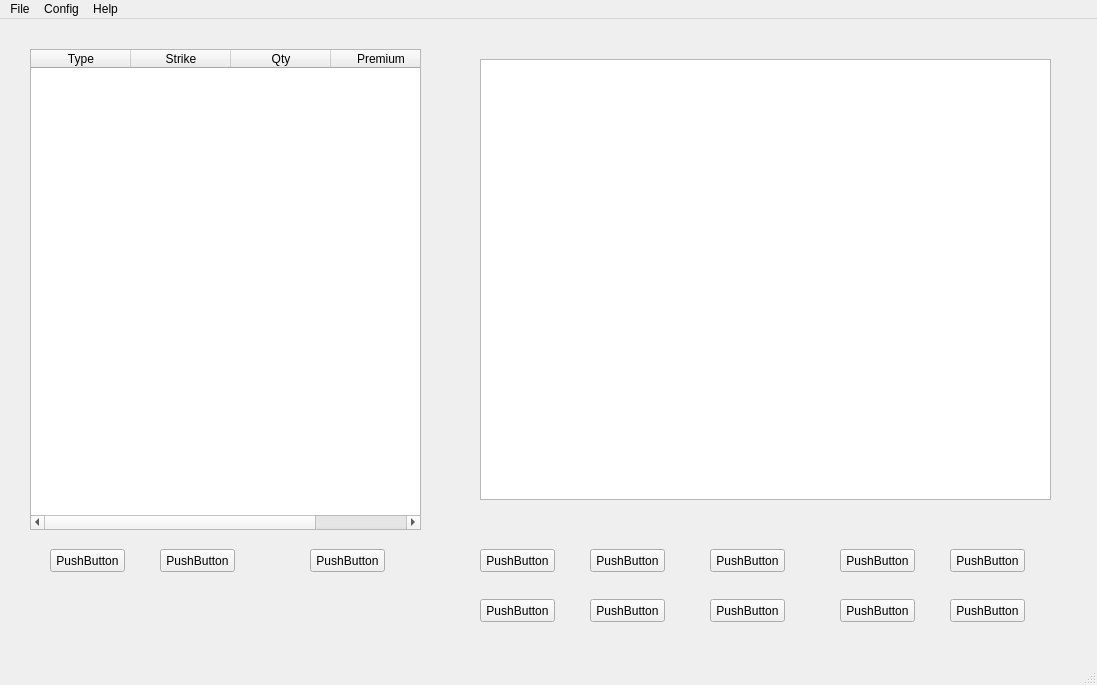
<?xml version="1.0" encoding="UTF-8"?>
<ui version="4.0">
 <class>MainWindow</class>
 <widget class="QMainWindow" name="MainWindow">
  <property name="geometry">
   <rect>
    <x>0</x>
    <y>0</y>
    <width>1097</width>
    <height>685</height>
   </rect>
  </property>
  <property name="windowTitle">
   <string>MainWindow</string>
  </property>
  <widget class="QWidget" name="centralwidget">
   <widget class="QTableWidget" name="tableWidget">
    <property name="geometry">
     <rect>
      <x>30</x>
      <y>30</y>
      <width>391</width>
      <height>481</height>
     </rect>
    </property>
    <column>
     <property name="text">
      <string>Type</string>
     </property>
    </column>
    <column>
     <property name="text">
      <string>Strike</string>
     </property>
    </column>
    <column>
     <property name="text">
      <string>Qty</string>
     </property>
    </column>
    <column>
     <property name="text">
      <string>Premium</string>
     </property>
    </column>
   </widget>
   <widget class="QPushButton" name="pushButton">
    <property name="geometry">
     <rect>
      <x>50</x>
      <y>530</y>
      <width>75</width>
      <height>23</height>
     </rect>
    </property>
    <property name="text">
     <string>PushButton</string>
    </property>
   </widget>
   <widget class="QPushButton" name="pushButton_2">
    <property name="geometry">
     <rect>
      <x>160</x>
      <y>530</y>
      <width>75</width>
      <height>23</height>
     </rect>
    </property>
    <property name="text">
     <string>PushButton</string>
    </property>
   </widget>
   <widget class="QPushButton" name="pushButton_3">
    <property name="geometry">
     <rect>
      <x>310</x>
      <y>530</y>
      <width>75</width>
      <height>23</height>
     </rect>
    </property>
    <property name="text">
     <string>PushButton</string>
    </property>
   </widget>
   <widget class="QPushButton" name="pushButton_4">
    <property name="geometry">
     <rect>
      <x>480</x>
      <y>530</y>
      <width>75</width>
      <height>23</height>
     </rect>
    </property>
    <property name="text">
     <string>PushButton</string>
    </property>
   </widget>
   <widget class="QPushButton" name="pushButton_5">
    <property name="geometry">
     <rect>
      <x>590</x>
      <y>530</y>
      <width>75</width>
      <height>23</height>
     </rect>
    </property>
    <property name="text">
     <string>PushButton</string>
    </property>
   </widget>
   <widget class="QPushButton" name="pushButton_6">
    <property name="geometry">
     <rect>
      <x>710</x>
      <y>530</y>
      <width>75</width>
      <height>23</height>
     </rect>
    </property>
    <property name="text">
     <string>PushButton</string>
    </property>
   </widget>
   <widget class="QPushButton" name="pushButton_7">
    <property name="geometry">
     <rect>
      <x>840</x>
      <y>530</y>
      <width>75</width>
      <height>23</height>
     </rect>
    </property>
    <property name="text">
     <string>PushButton</string>
    </property>
   </widget>
   <widget class="QPushButton" name="pushButton_8">
    <property name="geometry">
     <rect>
      <x>950</x>
      <y>530</y>
      <width>75</width>
      <height>23</height>
     </rect>
    </property>
    <property name="text">
     <string>PushButton</string>
    </property>
   </widget>
   <widget class="QPushButton" name="pushButton_9">
    <property name="geometry">
     <rect>
      <x>480</x>
      <y>580</y>
      <width>75</width>
      <height>23</height>
     </rect>
    </property>
    <property name="text">
     <string>PushButton</string>
    </property>
   </widget>
   <widget class="QPushButton" name="pushButton_10">
    <property name="geometry">
     <rect>
      <x>590</x>
      <y>580</y>
      <width>75</width>
      <height>23</height>
     </rect>
    </property>
    <property name="text">
     <string>PushButton</string>
    </property>
   </widget>
   <widget class="QPushButton" name="pushButton_11">
    <property name="geometry">
     <rect>
      <x>710</x>
      <y>580</y>
      <width>75</width>
      <height>23</height>
     </rect>
    </property>
    <property name="text">
     <string>PushButton</string>
    </property>
   </widget>
   <widget class="QPushButton" name="pushButton_12">
    <property name="geometry">
     <rect>
      <x>840</x>
      <y>580</y>
      <width>75</width>
      <height>23</height>
     </rect>
    </property>
    <property name="text">
     <string>PushButton</string>
    </property>
   </widget>
   <widget class="QPushButton" name="pushButton_13">
    <property name="geometry">
     <rect>
      <x>950</x>
      <y>580</y>
      <width>75</width>
      <height>23</height>
     </rect>
    </property>
    <property name="text">
     <string>PushButton</string>
    </property>
   </widget>
   <widget class="QGraphicsView" name="graphicsView">
    <property name="geometry">
     <rect>
      <x>480</x>
      <y>40</y>
      <width>571</width>
      <height>441</height>
     </rect>
    </property>
   </widget>
  </widget>
  <widget class="QMenuBar" name="menubar">
   <property name="geometry">
    <rect>
     <x>0</x>
     <y>0</y>
     <width>1097</width>
     <height>23</height>
    </rect>
   </property>
   <widget class="QMenu" name="menuFile">
    <property name="title">
     <string>File</string>
    </property>
   </widget>
   <widget class="QMenu" name="menuConfig">
    <property name="title">
     <string>Config</string>
    </property>
   </widget>
   <widget class="QMenu" name="menuHelp">
    <property name="title">
     <string>Help</string>
    </property>
   </widget>
   <addaction name="menuFile"/>
   <addaction name="menuConfig"/>
   <addaction name="menuHelp"/>
  </widget>
  <widget class="QStatusBar" name="statusbar"/>
 </widget>
 <resources/>
 <connections/>
</ui>
